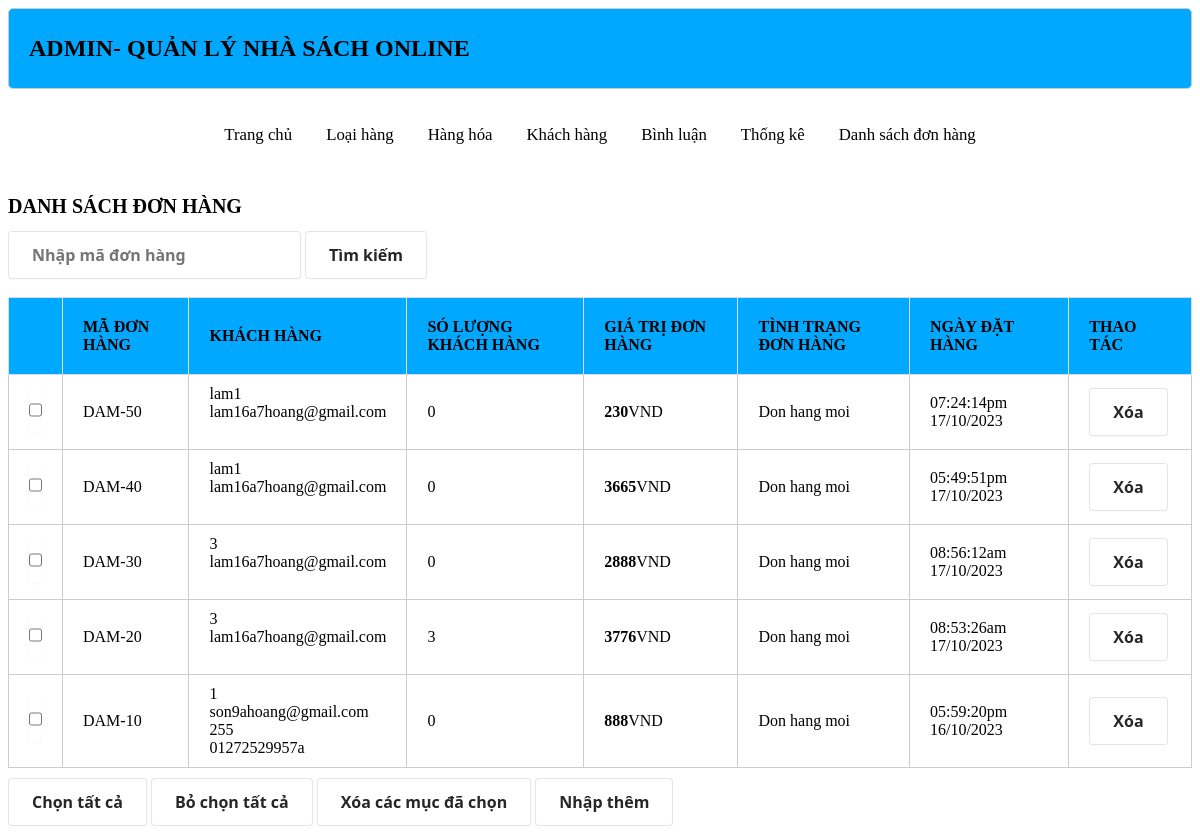
/Nhom7DA1-HoangGiaLamPD08475/admin/index.php?act=listbill, run on the app's committed database.
### tables this page shows
CREATE TABLE `bill` (
  `id` int(11) NOT NULL AUTO_INCREMENT,
  `bill_name` varchar(45) DEFAULT NULL,
  `bill_address` varchar(45) DEFAULT NULL,
  `bill_tel` varchar(250) DEFAULT NULL,
  `bill_email` varchar(250) DEFAULT NULL,
  `bill_pttt` varchar(250) DEFAULT '1' COMMENT '1. thanh toán trực tiếp 2.chuyển khoản 3. thanh toán online',
  `ngaydathang` varchar(50) NOT NULL,
  `total` int(20) DEFAULT '0',
  `bill_status` varchar(255) NOT NULL DEFAULT '0' COMMENT '0. đơn hàng mới 1. Đang xử lý 2. Đang giao hàng 3. Đã giao hàng',
  `receive_name` varchar(255) DEFAULT NULL,
  `receive_address` varchar(255) DEFAULT NULL,
  `receive_tel` varchar(255) DEFAULT NULL,
  `iduser` int(10) DEFAULT NULL,
  PRIMARY KEY (`id`)
);

### Nhom7DA1-HoangGiaLamPD08475/admin/model/pdo.php (called while the page is built, shortened)
<?php
function pdo_get_connection(){
    $dburl = "mysql:host=localhost;dbname=xshopdb;charset=utf8";
    $username = 'root';
    $password = '01272529957a';
    $conn = new PDO($dburl, $username, $password);
    $conn->setAttribute(PDO::ATTR_ERRMODE, PDO::ERRMODE_EXCEPTION);
    return $conn;
}
function pdo_query($sql){
    $sql_args = array_slice(func_get_args(), 1);
    try{
        $conn = pdo_get_connection();
        $stmt = $conn->prepare($sql);
        $stmt->execute($sql_args);
        $rows = $stmt->fetchAll();
        return $rows;
    }
    catch(PDOException $e){
        throw $e;
    }
    finally{
        unset($conn);
    }
}

### Nhom7DA1-HoangGiaLamPD08475/admin/model/cart.php (called while the page is built, shortened)
<?php
        function loadall_cart_count($idbill){
            $sql="select * from cart where idbill=".$idbill;
            $bill=pdo_query($sql);
            return sizeof($bill);
        }
        function loadall_bill($kyw="",$iduser=0){
            $sql="select * from bill where 1";
            if($kyw!="") $sql.=" AND id like '%".$kyw."%'";
            $sql.=" order by id desc";
            $listbill=pdo_query($sql);
            return $listbill;
        }
        function get_ttdh($n){
            switch ($n) {
                case '0':
                    $tt="Don hang moi";
                    break;
            }
            return $tt;
        }
?>

### Nhom7DA1-HoangGiaLamPD08475/admin/bill/listbill.php (the view, shortened to what this page needs)
<div class="row">
            <div class="row frmtitle  ">
                <H1>DANH SÁCH ĐƠN HÀNG</H1>
            </div>
            <form action="index.php?act=listbill" method="post">
                <input type="text" name="kyw" placeholder="Nhập mã đơn hàng">
                <input type="submit" name="litsok" value="Tìm kiếm">
            </form>
            <br>
            <div class="row frmcontent">
                <div class="row mb10 formdsloai">
                    <table class="formdsloai">
                        <tr>
                            <th ></th>
                            <th>MÃ ĐƠN HÀNG</th>
                            <th>KHÁCH HÀNG</th>
                            <th>SÓ LƯỢNG KHÁCH HÀNG</th>
                            <th>GIÁ TRỊ ĐƠN HÀNG</th>
                            <th>TÌNH TRẠNG ĐƠN HÀNG </th>
                            <th>NGÀY ĐẶT HÀNG </th>
                            <th>THAO TÁC</th>
                        </tr>
                        <?php
                            foreach ($listbill as $bill) {
                                extract($bill);
                                $xoabill="index.php?act=xoabill&id=".$id;
                                $kh=$bill["bill_name"].'
                                <br> '.$bill["bill_email"].'
                                <br> '.$bill["bill_address"].'
                                <br>'.$bill["bill_tel"];
                                $ttdh=get_ttdh($bill["bill_status"]);
                                $countsp=loadall_cart_count($bill["id"]);
                                echo'<tr>
                                <td><input type="checkbox" name="" id=""></td>
                                <td>DAM-'.$bill['id'].'</td>
                                <td>'.$kh.'</td>
                                <td>'.$countsp.'</td>
                                <td><strong>'.$bill["total"].'</strong>VND</td>
                                <td>'.$ttdh.'</td>
                                <td>'.$bill["ngaydathang"].'</td>
                                <td><a href="'.$xoabill.'"><input type="button" value="Xóa"></td>
                               </tr> ';
                            }
                        ?>
                    </table>
                </div>
                <div class="row mb10">
                    <input type="button" value="Chọn tất cả">
                    <input type="button" value="Bỏ chọn tất cả">
                    <input type="button" value="Xóa các mục đã chọn">
                    <a href="index.php?act=addsp"> <input type="button" value="Nhập thêm"></a>
                </div>
                </div>
            </div>
        </div>

### Nhom7DA1-HoangGiaLamPD08475/view/css/style.css (style rules this page uses)
.row { float: left; width: 100%; }
.mb10 { margin-bottom: 10px; }
.formdsloai table { width: 100%; border-collapse: collapse; }
.formdsloai table th { padding: 20px; background-color: #CCC; }
.formdsloai table td { padding: 10px 20px; border: 1px #CCC solid; }
* { box-sizing:border-box }

### Nhom7DA1-HoangGiaLamPD08475/admin/header.php (style rules this page uses)
.formdsloai table th { background-color: #00A9FF; }

### Nhom7DA1-HoangGiaLamPD08475/admin/bill/listbill.php (style rules this page uses)
table, td, th { border: 1px solid #ddd; text-align: left; }
table { border-collapse: collapse; width: 100%; }
th, td { padding: 15px; }
h1 { font-size: 20px }
input { align-items: center; background-color: #FFFFFF; border: 1px solid rgba(0, 0, 0, 0.1); border-radius: .25rem; box-shadow: rgba(0, 0, 0, 0.02) 0 1px 3px 0; box-sizing: border-box; color: rgba(0, 0, 0, 0.85); cursor: pointer; display: inline-flex; font-family: system-ui,-apple-system,system-ui,"Helvetica Neue",Helvetica,Arial,sans-serif; font-size: 16px; font-weight: 600; justify-content: center; line-height: 1.25; margin: 0; min-height: 3rem; padding: calc(.875rem - 1px) calc(1.5rem - 1px); position: relative; text-decoration: none; transition: all 250ms; user-select: none; -webkit-user-select: none; touch-action: manipulation; vertical-align: baseline; width: auto; }

### data on the page
bill: id "50", bill_name "lam1", bill_email "lam16a7hoang@gmail.com", countsp "0", total "230", bill_status "Don hang moi", ngaydathang "07:24:14pm 17/10/2023"
bill: id "40", bill_name "lam1", bill_email "lam16a7hoang@gmail.com", countsp "0", total "3665", bill_status "Don hang moi", ngaydathang "05:49:51pm 17/10/2023"
bill: id "30", bill_name "3", bill_email "lam16a7hoang@gmail.com", countsp "0", total "2888", bill_status "Don hang moi", ngaydathang "08:56:12am 17/10/2023"
bill: id "20", bill_name "3", bill_email "lam16a7hoang@gmail.com", countsp "3", total "3776", bill_status "Don hang moi", ngaydathang "08:53:26am 17/10/2023"
bill: id "10", bill_name "1", bill_email "son9ahoang@gmail.com", bill_address "255", bill_tel "01272529957a", countsp "0", total "888", bill_status "Don hang moi", ngaydathang "05:59:20pm 16/10/2023"
